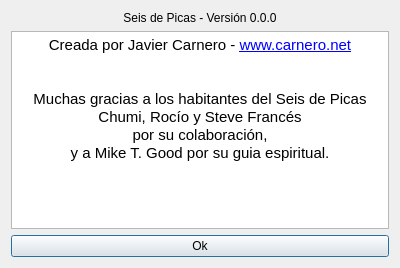
<?xml version="1.0" encoding="UTF-8"?>
<ui version="4.0">
 <class>About</class>
 <widget class="QDialog" name="About">
  <property name="geometry">
   <rect>
    <x>0</x>
    <y>0</y>
    <width>400</width>
    <height>268</height>
   </rect>
  </property>
  <property name="sizePolicy">
   <sizepolicy hsizetype="Fixed" vsizetype="Fixed">
    <horstretch>0</horstretch>
    <verstretch>0</verstretch>
   </sizepolicy>
  </property>
  <property name="windowTitle">
   <string>Acerca De...</string>
  </property>
  <layout class="QGridLayout" name="gridLayout">
   <item row="0" column="0">
    <widget class="QLabel" name="titleVersion">
     <property name="text">
      <string>Seis de Picas - Versión 0.0.0</string>
     </property>
     <property name="alignment">
      <set>Qt::AlignCenter</set>
     </property>
    </widget>
   </item>
   <item row="1" column="0">
    <widget class="QTextEdit" name="textEdit">
     <property name="sizePolicy">
      <sizepolicy hsizetype="Expanding" vsizetype="Expanding">
       <horstretch>0</horstretch>
       <verstretch>0</verstretch>
      </sizepolicy>
     </property>
     <property name="readOnly">
      <bool>true</bool>
     </property>
     <property name="html">
      <string>&lt;!DOCTYPE HTML PUBLIC &quot;-//W3C//DTD HTML 4.0//EN&quot; &quot;http://www.w3.org/TR/REC-html40/strict.dtd&quot;&gt;
&lt;html&gt;&lt;head&gt;&lt;meta name=&quot;qrichtext&quot; content=&quot;1&quot; /&gt;&lt;style type=&quot;text/css&quot;&gt;
p, li { white-space: pre-wrap; }
&lt;/style&gt;&lt;/head&gt;&lt;body style=&quot; font-family:'Cantarell'; font-size:11pt; font-weight:400; font-style:normal;&quot;&gt;
&lt;p align=&quot;center&quot; style=&quot; margin-top:0px; margin-bottom:0px; margin-left:0px; margin-right:0px; -qt-block-indent:0; text-indent:0px;&quot;&gt;Creada por Javier Carnero - &lt;a href=&quot;http://www.carnero.net&quot;&gt;&lt;span style=&quot; text-decoration: underline; color:#0000ff;&quot;&gt;www.carnero.net&lt;/span&gt;&lt;/a&gt;&lt;/p&gt;
&lt;p align=&quot;center&quot; style=&quot;-qt-paragraph-type:empty; margin-top:0px; margin-bottom:0px; margin-left:0px; margin-right:0px; -qt-block-indent:0; text-indent:0px; text-decoration: underline; color:#0000ff;&quot;&gt;&lt;/p&gt;
&lt;p align=&quot;center&quot; style=&quot;-qt-paragraph-type:empty; margin-top:0px; margin-bottom:0px; margin-left:0px; margin-right:0px; -qt-block-indent:0; text-indent:0px; text-decoration: underline; color:#0000ff;&quot;&gt;&lt;/p&gt;
&lt;p align=&quot;center&quot; style=&quot; margin-top:0px; margin-bottom:0px; margin-left:0px; margin-right:0px; -qt-block-indent:0; text-indent:0px;&quot;&gt;Muchas gracias a los habitantes del Seis de Picas&lt;/p&gt;
&lt;p align=&quot;center&quot; style=&quot; margin-top:0px; margin-bottom:0px; margin-left:0px; margin-right:0px; -qt-block-indent:0; text-indent:0px;&quot;&gt;Chumi, Rocío y Steve Francés&lt;/p&gt;
&lt;p align=&quot;center&quot; style=&quot; margin-top:0px; margin-bottom:0px; margin-left:0px; margin-right:0px; -qt-block-indent:0; text-indent:0px;&quot;&gt;por su colaboración,&lt;/p&gt;
&lt;p align=&quot;center&quot; style=&quot; margin-top:0px; margin-bottom:0px; margin-left:0px; margin-right:0px; -qt-block-indent:0; text-indent:0px;&quot;&gt;y a Mike T. Good por su guia espiritual.&lt;/p&gt;&lt;/body&gt;&lt;/html&gt;</string>
     </property>
    </widget>
   </item>
   <item row="2" column="0">
    <widget class="QPushButton" name="pushButton">
     <property name="text">
      <string>Ok</string>
     </property>
    </widget>
   </item>
  </layout>
 </widget>
 <resources/>
 <connections>
  <connection>
   <sender>pushButton</sender>
   <signal>clicked()</signal>
   <receiver>About</receiver>
   <slot>accept()</slot>
   <hints>
    <hint type="sourcelabel">
     <x>167</x>
     <y>279</y>
    </hint>
    <hint type="destinationlabel">
     <x>102</x>
     <y>296</y>
    </hint>
   </hints>
  </connection>
 </connections>
</ui>
